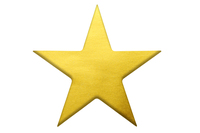
#> input picture contours_convex_hull_convexity/star.jpg, 200 x 133 px
$ python convesity_defect.py
#> lines starting #> are read from the running program, lines starting #| are printed output that depends on the picture; after the words box and inside, x2 and y2 are one past the last pixel; in counts of white or black regions, pixels touching at a corner belong together
import cv2
import numpy  as  np

img = cv2.imread("star.jpg")
#> img is the input picture: shape (133, 200, 3); mean B, G, R 216.6, 242.6, 248.8
gray = cv2.cvtColor(img , cv2.COLOR_BGR2GRAY)
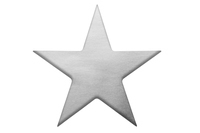
#> gray: shape (133, 200); min 63, max 255, mean 241.5
blur = cv2.blur(gray , (3,3))
_, thresh = cv2.threshold(blur , 250, 255, 1)
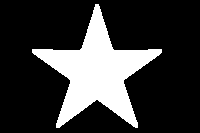
#> thresh: shape (133, 200); 22.3% white; 1 white region
countours, _ = cv2.findContours(thresh, 2,1)
#> countours = 1 contour; box (x1, y1, x2, y2) and area: (32, 4, 162, 128) 5720
cnt=countours[0]
#> cnt = contour of 446 points, box (x1, y1, x2, y2) (32, 4, 162, 128), area 5720
hull = cv2.convexHull(cnt , returnPoints=False)
#> hull = [443, 350, 347, 262, 181, 96, 93, 0]

defects = cv2.convexityDefects(cnt , hull)
#> defects = [[0, 93, 46, 7202], [96, 181, 134, 7081], [181, 262, 221, 7168], [262, 347, 309, 7081], [350, 443, 397, 7202]]

for i in range(defects.shape[0]):
    s, e, f, d = defects[i, 0]
    start = tuple(cnt[s][0])
    end = tuple(cnt[e][0])
    far = tuple(cnt[f][0])
    #distance
    cv2.line(img , start,end , [0,255,0] , 2)
    cv2.circle(img , far,5 , [0,255,0] , -1)
#> this loop made 5 passes
#> (s, e, f, d, start, end, far) on passes 1 to 5: (0, 93, 46, 7202, (95, 4), (32, 49), (79, 50)), (96, 181, 134, 7081, (32, 52), (56, 127), (70, 80)), (181, 262, 221, 7168, (56, 127), (137, 127), (96, 99)), (262, 347, 309, 7081, (137, 127), (161, 52), (123, 80)), (350, 443, 397, 7202, (161, 49), (98, 4), (114, 50))
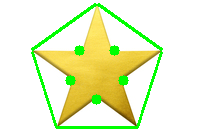
#> img: shape (133, 200, 3); 6.11% of pixels changed, all inside (x1, y1, x2, y2) = (31, 3, 163, 129)

cv2.imshow("img" , img)
cv2.waitKey(0)
cv2.destroyAllWindows()

$ run again, with contours_convex_hull_convexity/apple.jpg copied over contours_convex_hull_convexity/star.jpg
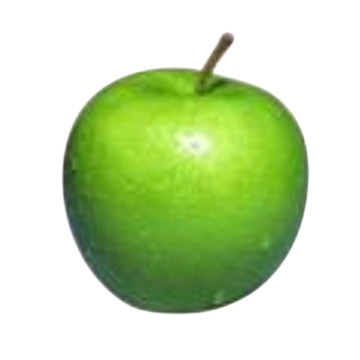
#> input picture contours_convex_hull_convexity/apple.jpg, 360 x 360 px
#> img is the input picture: shape (360, 360, 3); mean B, G, R 177.5, 221.6, 200.8
#> `_, thresh = cv2.threshold(blur , 250, 255, 1)`:
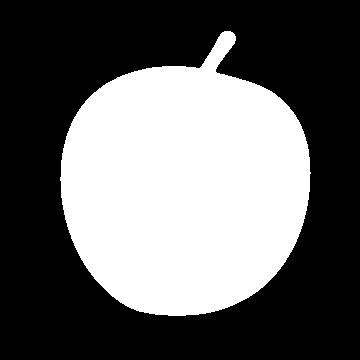
#> thresh: shape (360, 360); 39.5% white; 1 white region
#> countours = 1 contour; box (x1, y1, x2, y2) and area: (60, 31, 311, 316) 50765
#> cnt = contour of 798 points, box (x1, y1, x2, y2) (60, 31, 311, 316), area 50765
#> hull = 73 values, max 792 at index 0, min 0 at index 72, mean 408.6
#> defects = 65 rows, first 6: [0, 120, 38, 6174], [120, 131, 122, 204], [131, 134, 133, 142], [134, 138, 137, 154], [138, 143, 142, 160], [152, 157, 153, 160]
#> the loop `for i in range(defects.shape[0]):` made 65 passes
#> (s, e, f, d, start, end, far) on passes 1 to 8: (0, 120, 38, 6174, (224, 31), (117, 77), (199, 68)), (120, 131, 122, 204, (117, 77), (106, 83), (115, 79)), (131, 134, 133, 142, (106, 83), (103, 85), (104, 85)), (134, 138, 137, 154, (103, 85), (99, 88), (100, 88)), (138, 143, 142, 160, (99, 88), (94, 92), (95, 92)), (152, 157, 153, 160, (85, 101), (81, 106), (85, 102)), (157, 163, 158, 142, (81, 106), (77, 112), (81, 107)), (163, 168, 166, 176, (77, 112), (74, 117), (76, 115))
#> after the loop `for i in range(defects.shape[0]):`:
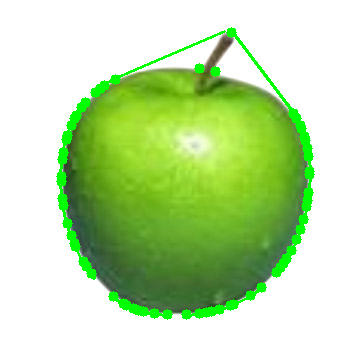
#> img: shape (360, 360, 3); 4.06% of pixels changed, all inside (x1, y1, x2, y2) = (56, 27, 315, 320)
